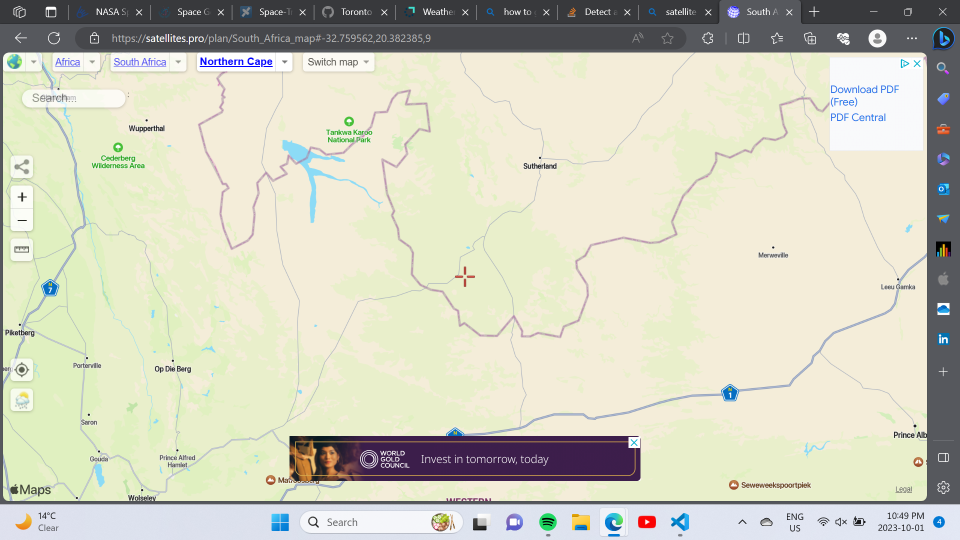
#> input picture Python/s1.png, 1920 x 1080 px, found by its file name (shown at 1/2 size)
$ python compare_img.py
#> lines starting #> are read from the running program, lines starting #| are printed output that depends on the picture; after the words box and inside, x2 and y2 are one past the last pixel; in counts of white or black regions, pixels touching at a corner belong together
import cv2
import os
import tkinter

#https://stackoverflow.com/questions/56183201/detect-and-visualize-differences-between-two-images-with-opencv-python

m = tkinter.Tk()
m.mainloop()
# load images
dir = os.path.dirname(os.path.realpath(__file__))
#print("{:s}\leftImage.jpg".format(dir))
#print(dir + "\leftImage.jpg")
#print(os.path.isfile("{:s}\leftImage.jpg".format(dir)))
image1 = cv2.imread(dir + "\s1.png")
#> image1 is the input picture: shape (1080, 1920, 3); mean B, G, R 190.5, 208, 207.9
image2 = cv2.imread(dir + "\\" + "s2.png")
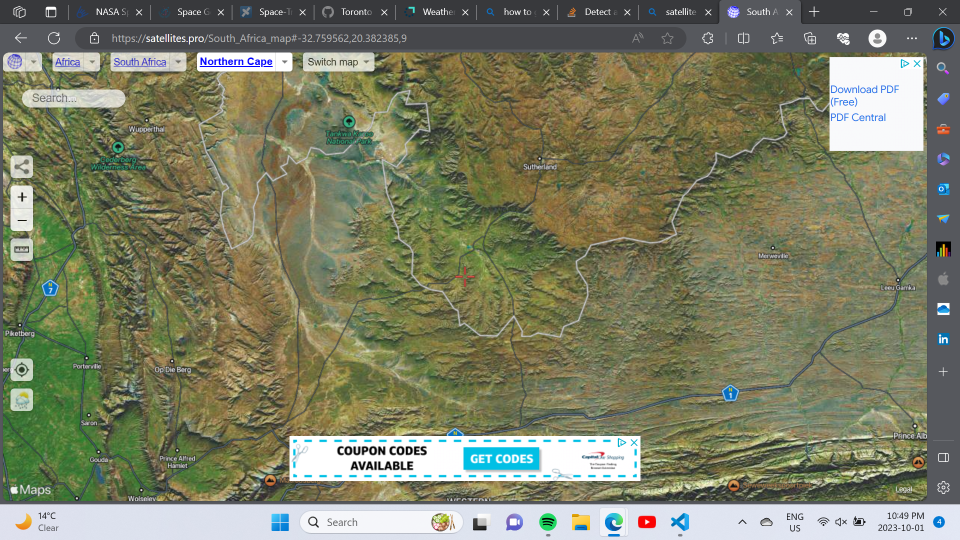
#> input picture Python/s2.png, 1920 x 1080 px, found by its file name (shown at 1/2 size)
#> image2 is the input picture: shape (1080, 1920, 3); mean B, G, R 100.5, 126.5, 123.7

height, width = image1.shape[:2]
#> height = 1080; width = 1920

# Scale the image by a factor of 2
image1 = cv2.resize(image1, (int(width/2), int(height/2)))
#> image1: shape (540, 960, 3)
image2 = cv2.resize(image2, (int(width/2), int(height/2)))
#> image2: shape (540, 960, 3)
#cv2.resizeWindow("image 1", 1000, 400)

cv2.imshow("image 1", image1)
cv2.moveWindow('image 1', 0, 0)
cv2.imshow("image 2", image2)
cv2.moveWindow('image 2', 0, 0)
cv2.waitKey(0)

# compute difference
difference = cv2.subtract(image1, image2)
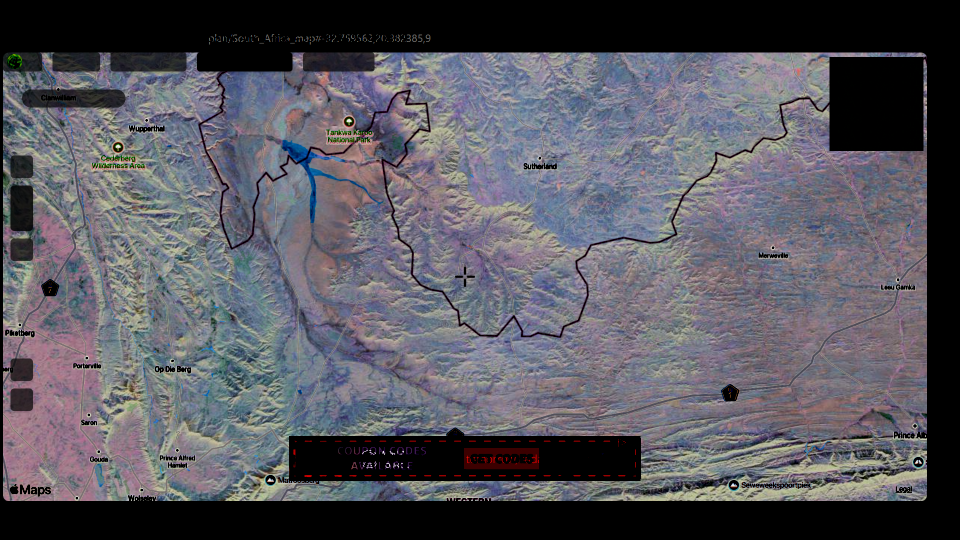
#> difference: shape (540, 960, 3); mean B, G, R 95.1, 87.2, 88.5

# color the mask red
Conv_hsv_Gray = cv2.cvtColor(difference, cv2.COLOR_BGR2GRAY)
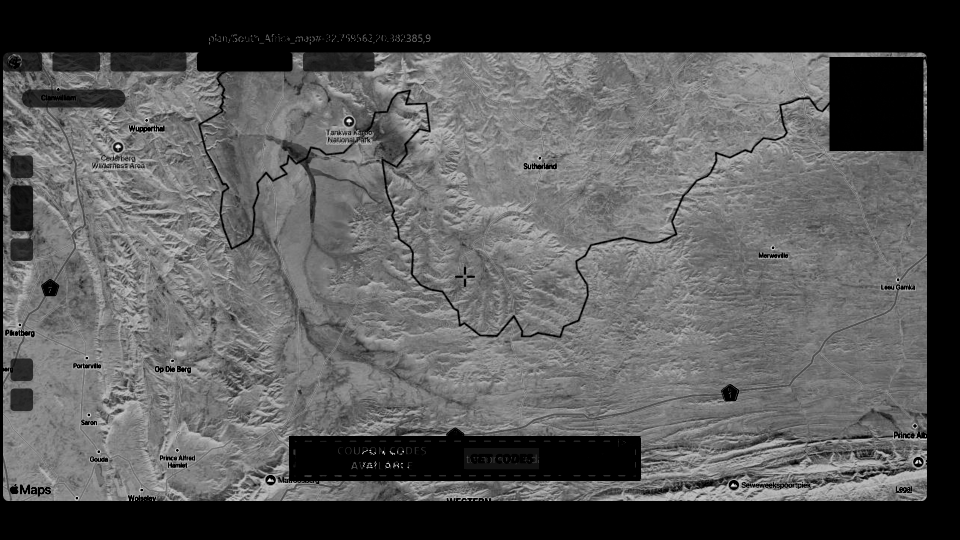
#> Conv_hsv_Gray: shape (540, 960); min 0, max 239, mean 88.5
ret, mask = cv2.threshold(Conv_hsv_Gray, 0, 255,cv2.THRESH_BINARY_INV |cv2.THRESH_OTSU)
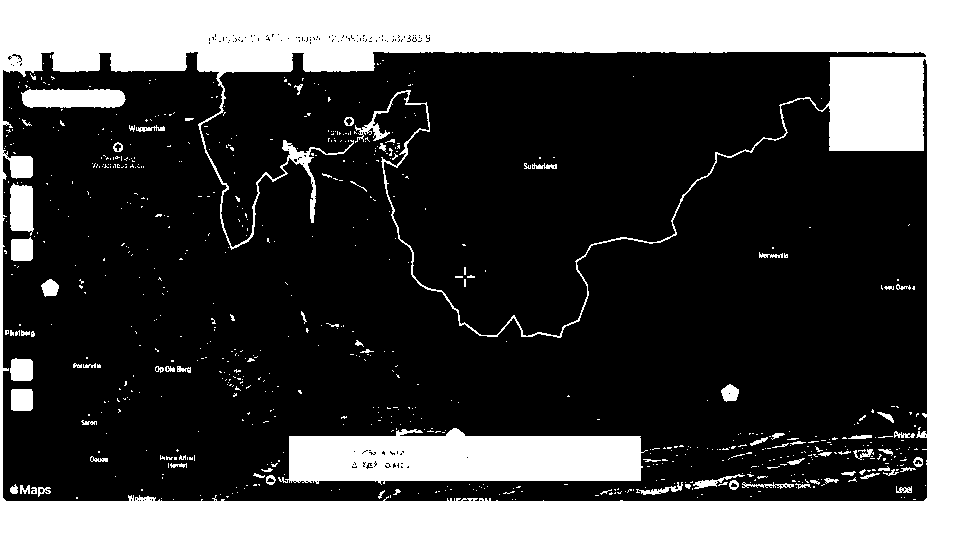
#> mask: shape (540, 960); 28.8% white; 722 white regions (644 under 20 px), largest, box (x1, y1, x2, y2) and area: (0, 0, 960, 540) 123253, (278, 428, 648, 485) 15997, (21, 88, 126, 108) 1759
#> ret = 63
difference[mask != 255] = [200, 200, 200]
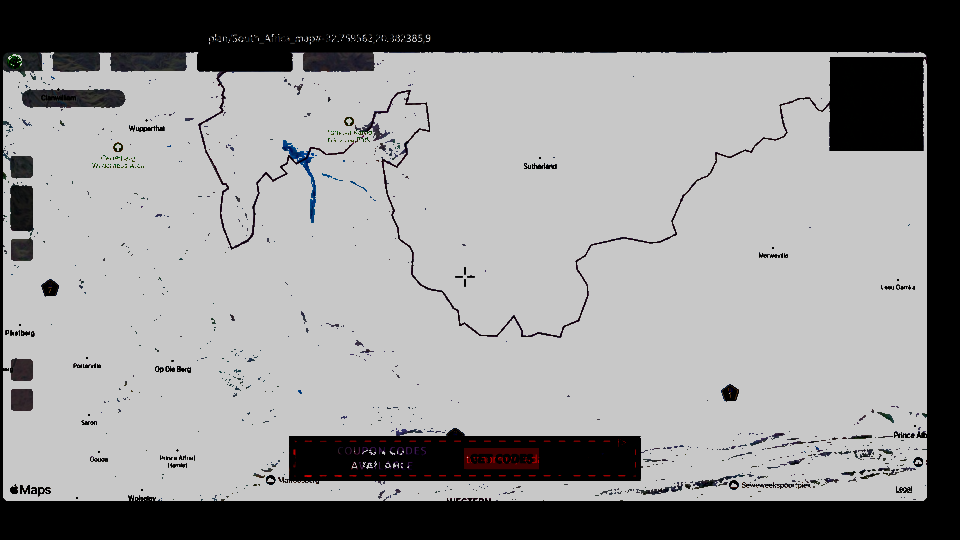
#> difference: shape (540, 960, 3); mean B, G, R 143.9, 143.6, 143.9

# add the red mask to the images to make the differences obvious
image1[mask != 255] = [0, 0, 255]
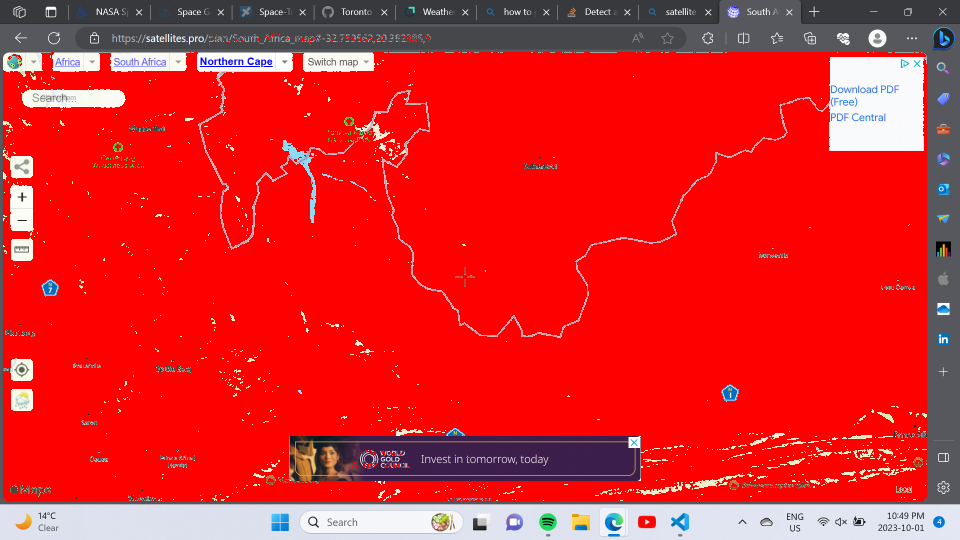
#> image1: shape (540, 960, 3); mean B, G, R 41.7, 39.7, 221.2
image2[mask != 255] = [0, 0, 255]
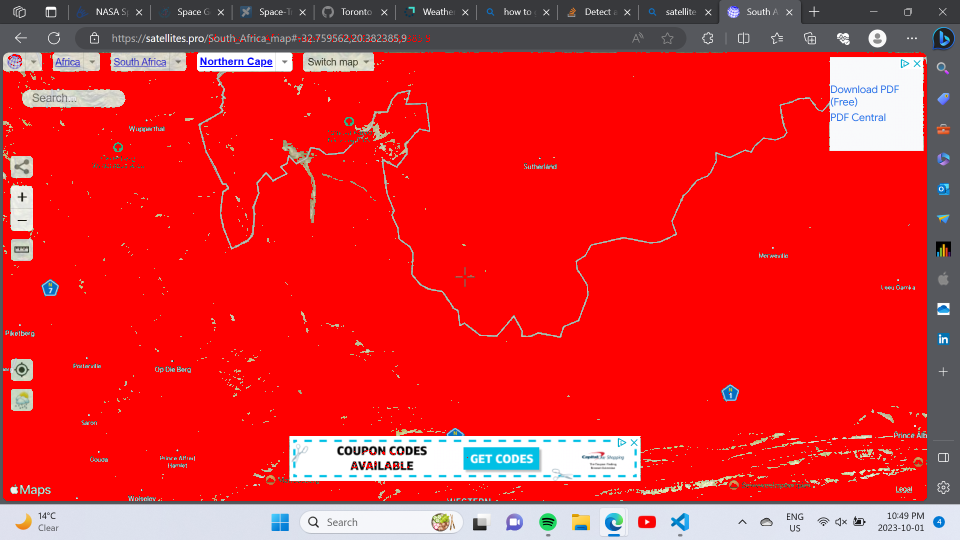
#> image2: shape (540, 960, 3); mean B, G, R 45.3, 44.2, 224

# store images
cv2.imwrite('diffOverImage1.png', image1)
cv2.imwrite('diffOverImage2.png', image1)
cv2.imwrite('diff.png', difference)

cv2.imshow("Subtracted", difference)
cv2.waitKey(0)
